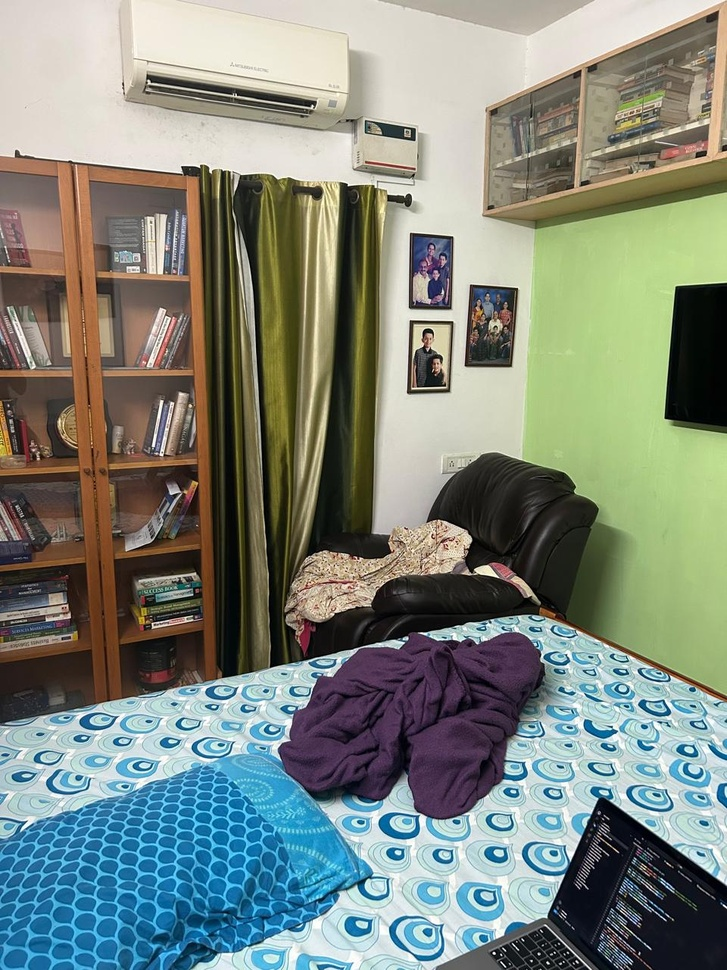
#> input picture myleft.jpeg, 727 x 970 px, shrunk from 960 x 1280 before the run
$ jupyter execute Untitled.ipynb
#> lines starting #> are read from the running program, lines starting #| are printed output that depends on the picture
[cell 1]
import numpy as np
import cv2 as cv
from matplotlib import pyplot as plt

# Load images
img1 = cv.imread('myleft.jpeg', cv.IMREAD_GRAYSCALE)  # queryimage (left image)
img2 = cv.imread('myright.jpeg', cv.IMREAD_GRAYSCALE)  # trainimage (right image)
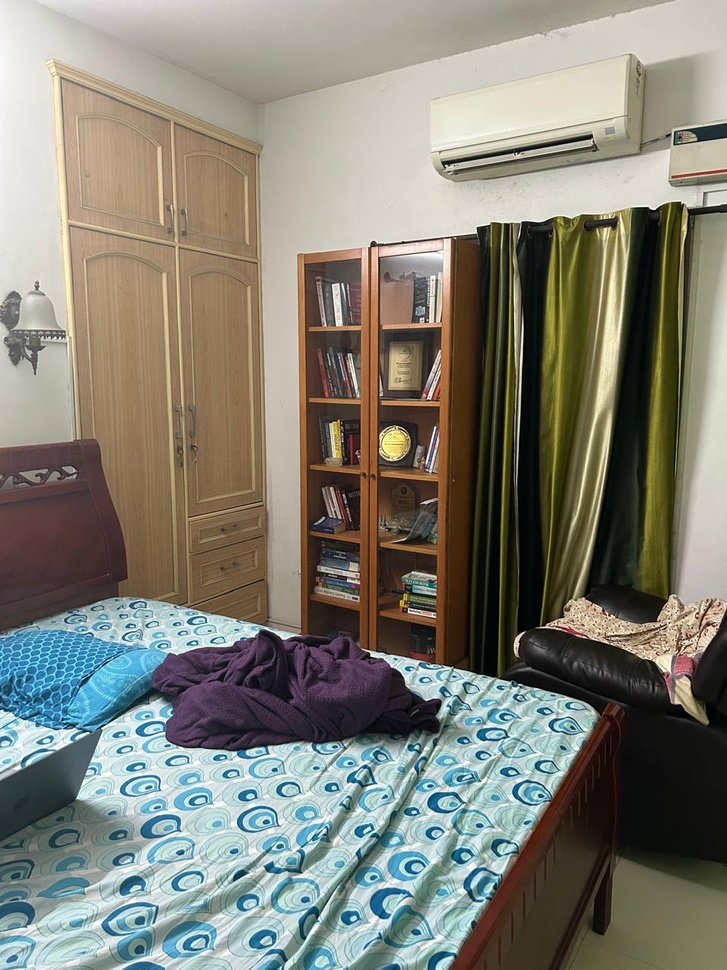
#> input picture myright.jpeg, 727 x 970 px, shrunk from 960 x 1280 before the run

# Initialize SIFT detector
sift = cv.SIFT_create()

# Find keypoints and descriptors with SIFT
kp1, des1 = sift.detectAndCompute(img1, None)
#> kp1 = 4214 keypoints; strongest (x, y, size): (494, 953, 1.9), (548, 963, 1.9), (485, 570, 9), (425, 634, 2.4)
kp2, des2 = sift.detectAndCompute(img2, None)
#> kp2 = 3307 keypoints; strongest (x, y, size): (403, 242, 2.2), (520, 635, 2.2), (393, 443, 18.7), (516, 644, 4.4)

# FLANN parameters
FLANN_INDEX_KDTREE = 1
index_params = dict(algorithm=FLANN_INDEX_KDTREE, trees=5)
search_params = dict(checks=50)
flann = cv.FlannBasedMatcher(index_params, search_params)

# Perform knn matching
matches = flann.knnMatch(des1, des2, k=2)
#> matches = 4214 matches

# Ratio test as per Lowe's paper
pts1 = []
pts2 = []
for i, (m, n) in enumerate(matches):
    if m.distance < 0.8 * n.distance:
        pts2.append(kp2[m.trainIdx].pt)
        pts1.append(kp1[m.queryIdx].pt)
#> after the loop, pts1 = 251 pairs, first value 3.06 to 720.6, second value 5.8 to 955.2; pts2 = 251 pairs, first value 5.8 to 698.9, second value 5.42 to 964.3

# Convert points to numpy arrays of integers
pts1 = np.int32(pts1)
#> pts1 = 251 pairs, first value 3 to 720, second value 5 to 955
pts2 = np.int32(pts2)
#> pts2 = 251 pairs, first value 5 to 698, second value 5 to 964

# Find Fundamental Matrix using RANSAC
F, mask = cv.findFundamentalMat(pts1, pts2, cv.FM_LMEDS)
#> F = [[1.56e-08, 4.27e-07, -0.000769], [1.72e-06, 1.5e-06, -0.000154], [-0.0017, -0.00195, 1]]; mask = 251 values, max 1 at index 0, min 0 at index 2, mean 0.793

# Select only inlier points
pts1 = pts1[mask.ravel() == 1]
#> pts1 = 199 pairs, first value 3 to 720, second value 76 to 954
pts2 = pts2[mask.ravel() == 1]
#> pts2 = 199 pairs, first value 5 to 698, second value 130 to 895

# Function to draw epilines and points on images
def drawlines(img1, img2, lines, pts1, pts2):
    '''Draw epilines and points on images'''
    r, c = img1.shape
    img1_color = cv.cvtColor(img1, cv.COLOR_GRAY2BGR)
    img2_color = cv.cvtColor(img2, cv.COLOR_GRAY2BGR)

    for r, pt1, pt2 in zip(lines, pts1, pts2):
        color = tuple(np.random.randint(0, 255, 3).tolist())
        x0, y0 = map(int, [0, -r[2]/r[1]])
        x1, y1 = map(int, [c, -(r[2] + r[0]*c)/r[1]])
        img1_color = cv.line(img1_color, (x0, y0), (x1, y1), color, 1)
        img1_color = cv.circle(img1_color, tuple(pt1), 5, color, -1)
        img2_color = cv.circle(img2_color, tuple(pt2), 5, color, -1)

    return img1_color, img2_color

# Compute epilines
lines1 = cv.computeCorrespondEpilines(pts2.reshape(-1, 1, 2), 2, F)
#> lines1 = 199 rows, first 8: [-0.657, -0.754, 390.8], [-0.651, -0.759, 409.5], [-0.518, -0.855, 793.1], [-0.657, -0.754, 390.8], [-0.519, -0.855, 790.3], [-0.653, -0.758, 405.3], [-0.546, -0.838, 718.2], [-0.521, -0.854, 786]
lines1 = lines1.reshape(-1, 3)
img5, img6 = drawlines(img1, img2, lines1, pts1, pts2)
#> the loop in drawlines, `for r, pt1, pt2 in zip(lines, pts1, pts2):` made 199 passes
#> (r, pt1, pt2, color, y0, y1) on passes 1 to 3: ([-0.657, -0.754, 390.8], [3, 516], [340, 313], (172, 47, 117), 518, -115), ([-0.651, -0.759, 409.5], [7, 943], [644, 605], (192, 67, 251), 539, -84), ([-0.518, -0.855, 793.1], [18, 905], [72, 671], (195, 103, 9), 927, 486)

lines2 = cv.computeCorrespondEpilines(pts1.reshape(-1, 1, 2), 1, F)
#> lines2 = 199 rows, first 8: [-0.659, 0.752, -11.45], [-0.276, 0.961, -638.5], [-0.295, 0.955, -611.7], [-0.851, 0.525, 424.3], [-0.298, 0.955, -607.8], [-0.876, 0.482, 494.3], [-0.381, 0.925, -487], [-0.262, 0.965, -658.1]
lines2 = lines2.reshape(-1, 3)
img3, img4 = drawlines(img2, img1, lines2, pts2, pts1)
#> the loop in drawlines (call 2), `for r, pt1, pt2 in zip(lines, pts1, pts2):` made 199 passes
#> (r, pt1, pt2, color, y0, y1) on passes 1 to 3: ([-0.659, 0.752, -11.45], [340, 313], [3, 516], (138, 237, 104), 15, 651), ([-0.276, 0.961, -638.5], [644, 605], [7, 943], (222, 91, 43), 664, 873), ([-0.295, 0.955, -611.7], [72, 671], [18, 905], (63, 159, 148), 640, 865)

# Display images with epilines
plt.subplot(121), plt.imshow(img5)
plt.subplot(122), plt.imshow(img3)
plt.show()

[cell 2]
import numpy as np
import cv2 as cv
from matplotlib import pyplot as plt

# Load images
img1 = cv.imread('myleft.jpeg', cv.IMREAD_GRAYSCALE)  # queryimage (left image)
img2 = cv.imread('myright.jpeg', cv.IMREAD_GRAYSCALE)  # trainimage (right image)

# Initialize SIFT detector
sift = cv.SIFT_create()

# Find keypoints and descriptors with SIFT
kp1, des1 = sift.detectAndCompute(img1, None)
kp2, des2 = sift.detectAndCompute(img2, None)

# FLANN parameters
FLANN_INDEX_KDTREE = 1
index_params = dict(algorithm=FLANN_INDEX_KDTREE, trees=5)
search_params = dict(checks=50)
flann = cv.FlannBasedMatcher(index_params, search_params)

# Perform knn matching
matches = flann.knnMatch(des1, des2, k=2)

# Ratio test as per Lowe's paper
good_matches = []
for m, n in matches:
    if m.distance < 0.8 * n.distance:
        good_matches.append(m)
#> after the loop, good_matches = 246 matches

# Extract matched keypoints
pts1 = np.float32([kp1[m.queryIdx].pt for m in good_matches]).reshape(-1, 1, 2)
#> pts1 = 246 rows, first 8: [3.06, 516.1], [7.35, 943.1], [15.9, 448.3], [15.91, 536.7], [18.38, 905.3], [19.46, 337.1], [19.66, 900.8], [20.53, 463]
pts2 = np.float32([kp2[m.trainIdx].pt for m in good_matches]).reshape(-1, 1, 2)
#> pts2 = 246 rows, first 8: [340.1, 313.4], [644.7, 605.1], [362.4, 852.3], [323.1, 947], [72.28, 671.5], [340.1, 313.4], [19.04, 653.9], [444.1, 887.2]

# Find Fundamental Matrix using RANSAC
F, mask = cv.findFundamentalMat(pts1, pts2, cv.FM_RANSAC)
#> F = [[2.46e-07, -8.93e-08, -0.000156], [-9.15e-07, 3.01e-06, -0.000759], [0.000321, -0.00252, 1]]; mask = 246 values, max 1 at index 18, min 0 at index 0, mean 0.106

# Select only inlier points
pts1 = pts1[mask.ravel() == 1]
#> pts1 = 26 rows, first 8: [43.89, 594.1], [52.05, 639.3], [52.05, 639.3], [105, 844.4], [146.9, 627.2], [149.5, 599.3], [152.4, 579.4], [154.7, 615]
pts2 = pts2[mask.ravel() == 1]
#> pts2 = 26 rows, first 8: [348, 559.7], [347.3, 596.2], [347.3, 596.2], [29.04, 653.3], [404.4, 610.4], [408.2, 587.5], [421, 574], [411.5, 602.6]

# Print coordinates and distance of each point
for i in range(len(pts1)):
    print(f"Point {i+1}:")
    print(f"  Image 1 coordinate: {pts1[i]}")
    print(f"  Image 2 coordinate: {pts2[i]}")
    print(f"  Distance: {np.linalg.norm(pts1[i] - pts2[i])}")
    print()
#> this loop made 26 passes
#> (printed output is left out)

# Find epilines and draw them
def drawlines(img1, img2, lines, pts1, pts2):
    # Draw epilines on img1 for points in img2
    img1_color = cv.cvtColor(img1, cv.COLOR_GRAY2BGR)
    img2_color = cv.cvtColor(img2, cv.COLOR_GRAY2BGR)

    for r, pt1, pt2 in zip(lines, pts1, pts2):
        color = tuple(np.random.randint(0, 255, 3).tolist())
        x0, y0 = map(int, [0, -r[2]/r[1]])
        x1, y1 = map(int, [img1.shape[1], -(r[2] + r[0]*img1.shape[1])/r[1]])
        img1_color = cv.line(img1_color, (x0, y0), (x1, y1), color, 1)
        img1_color = cv.circle(img1_color, tuple(pt1[0]), 5, color, -1)
        img2_color = cv.circle(img2_color, tuple(pt2[0]), 5, color, -1)

    return img1_color, img2_color

# Compute epilines
lines1 = cv.computeCorrespondEpilines(pts2, 2, F)
#> lines1 = 26 rows, first 8: [-0.121, -0.993, 595], [-0.181, -0.984, 639.4], [-0.181, -0.984, 639.4], [-0.435, -0.9, 805.9], [-0.188, -0.982, 645], [-0.146, -0.989, 613.7], [-0.12, -0.993, 594.7], [-0.171, -0.985, 632.4]
lines1 = lines1.reshape(-1, 3)
img5, img6 = drawlines(img1, img2, lines1, pts1, pts2)
#> the loop in drawlines, `for r, pt1, pt2 in zip(lines, pts1, pts2):` made 26 passes
#> (r, pt1, pt2, color, y0, y1) on passes 1 to 5: ([-0.121, -0.993, 595], [[43.89, 594.1]], [[348, 559.7]], (8, 96, 209), 599, 511), ([-0.181, -0.984, 639.4], [[52.05, 639.3]], [[347.3, 596.2]], (197, 124, 100), 650, 516), ([-0.181, -0.984, 639.4], [[52.05, 639.3]], [[347.3, 596.2]], (129, 253, 157), 650, 516), ([-0.435, -0.9, 805.9], [[105, 844.4]], [[29.04, 653.3]], (133, 208, 230), 895, 543), ([-0.188, -0.982, 645], [[146.9, 627.2]], [[404.4, 610.4]], (248, 168, 150), 656, 517)

lines2 = cv.computeCorrespondEpilines(pts1, 1, F)
lines2 = lines2.reshape(-1, 3)
img3, img4 = drawlines(img2, img1, lines2, pts2, pts1)
#> the loop in drawlines (call 2), `for r, pt1, pt2 in zip(lines, pts1, pts2):` made 26 passes
#> (r, pt1, pt2) on passes 1 to 7: ([-0.196, 0.981, -480.4], [[348, 559.7]], [[43.89, 594.1]]), ([-0.176, 0.984, -524.8], [[347.3, 596.2]], [[52.05, 639.3]]), ([-0.176, 0.984, -524.8], [[347.3, 596.2]], [[52.05, 639.3]]), ([-0.121, 0.993, -645], [[29.04, 653.3]], [[105, 844.4]]), ([-0.174, 0.985, -529.8], [[404.4, 610.4]], [[146.9, 627.2]]), ([-0.187, 0.982, -501.7], [[408.2, 587.5]], [[149.5, 599.3]]), ([-0.197, 0.98, -478.5], [[421, 574]], [[152.4, 579.4]])
#> after the loop in drawlines (call 2), `for r, pt1, pt2 in zip(lines, pts1, pts2):`:
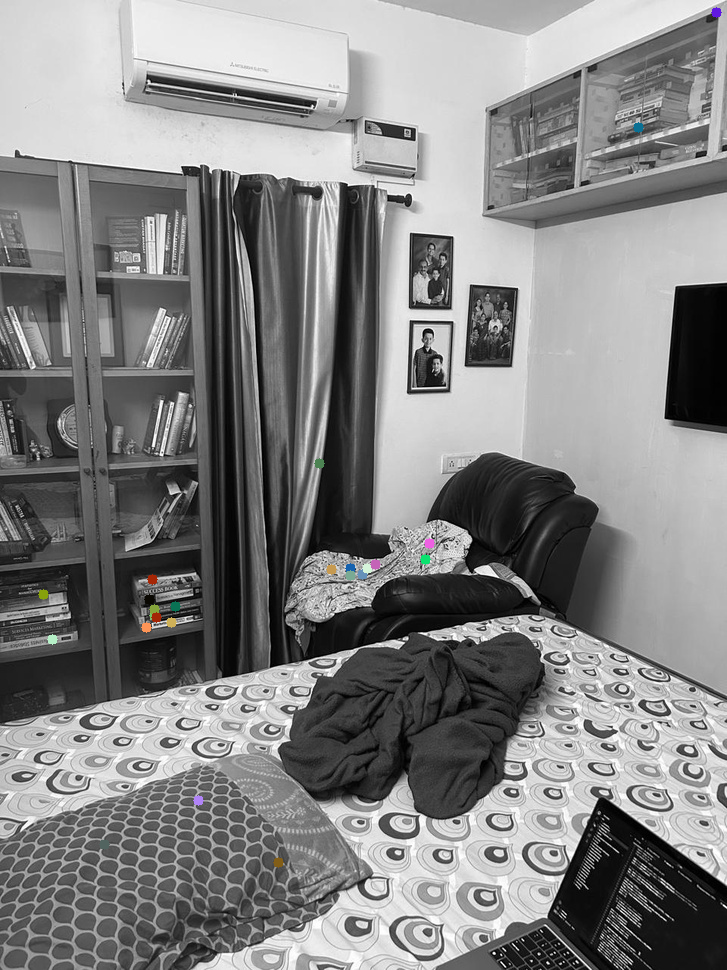
#> img2_color: shape (970, 727, 3); mean B, G, R 130.8, 130.9, 130.9

# Display images with epilines
plt.subplot(121), plt.imshow(img5)
plt.title('Epilines in Image 1 corresponding to points in Image 2'), plt.xticks([]), plt.yticks([])
plt.subplot(122), plt.imshow(img3)
plt.title('Epilines in Image 2 corresponding to points in Image 1'), plt.xticks([]), plt.yticks([])
plt.show()

[cell 3]
import numpy as np
import cv2 as cv
from matplotlib import pyplot as plt

# Load images
img1 = cv.imread('myleft.jpeg', cv.IMREAD_GRAYSCALE)  # queryimage (left image)
img2 = cv.imread('myright.jpeg', cv.IMREAD_GRAYSCALE)  # trainimage (right image)

# Initialize SIFT detector
sift = cv.SIFT_create()

# Find keypoints and descriptors with SIFT
kp1, des1 = sift.detectAndCompute(img1, None)
kp2, des2 = sift.detectAndCompute(img2, None)

# FLANN parameters
FLANN_INDEX_KDTREE = 1
index_params = dict(algorithm=FLANN_INDEX_KDTREE, trees=5)
search_params = dict(checks=50)
flann = cv.FlannBasedMatcher(index_params, search_params)

# Perform knn matching
matches = flann.knnMatch(des1, des2, k=2)

# Ratio test as per Lowe's paper
pts1 = []
pts2 = []
for i, (m, n) in enumerate(matches):
    if m.distance < 0.8 * n.distance:
        pts2.append(kp2[m.trainIdx].pt)
        pts1.append(kp1[m.queryIdx].pt)

# Convert points to numpy arrays of integers
pts1 = np.int32(pts1)
pts2 = np.int32(pts2)

# Find Fundamental Matrix using RANSAC
F, mask = cv.findFundamentalMat(pts1, pts2, cv.FM_LMEDS)

# Select only inlier points
pts1 = pts1[mask.ravel() == 1]
pts2 = pts2[mask.ravel() == 1]

# Function to draw epilines and points on images
def drawlines(img1, img2, lines, pts1, pts2):
    '''Draw epilines and points on images'''
    r, c = img1.shape
    img1_color = cv.cvtColor(img1, cv.COLOR_GRAY2BGR)
    img2_color = cv.cvtColor(img2, cv.COLOR_GRAY2BGR)

    for i, (r, pt1, pt2) in enumerate(zip(lines, pts1, pts2)):
        color = tuple(np.random.randint(0, 255, 3).tolist())
        x0, y0 = map(int, [0, -r[2]/r[1]])
        x1, y1 = map(int, [c, -(r[2] + r[0]*c)/r[1]])
        img1_color = cv.line(img1_color, (x0, y0), (x1, y1), color, 1)

        # Calculate distance (this is a placeholder, you need to implement actual distance calculation)
        distance = np.linalg.norm(pt1 - pt2)  # Euclidean distance between corresponding points

        # Label points with numbers and distances
        cv.putText(img1_color, f'{i+1}: {distance:.2f}', tuple(pt1), cv.FONT_HERSHEY_SIMPLEX, 0.5, color, 1)
        cv.putText(img2_color, f'{i+1}: {distance:.2f}', tuple(pt2), cv.FONT_HERSHEY_SIMPLEX, 0.5, color, 1)

        img1_color = cv.circle(img1_color, tuple(pt1), 5, color, -1)
        img2_color = cv.circle(img2_color, tuple(pt2), 5, color, -1)

        # Print coordinates
        print(f"Point {i+1}: Left image coordinates: {pt1}, Right image coordinates: {pt2}")

    return img1_color, img2_color

# Compute epilines
lines1 = cv.computeCorrespondEpilines(pts2.reshape(-1, 1, 2), 2, F)
lines1 = lines1.reshape(-1, 3)
img5, img6 = drawlines(img1, img2, lines1, pts1, pts2)
#> the loop in drawlines, `for i, (r, pt1, pt2) in enumerate(zip(lines, pts1, pts2)):` made 216 passes
#> (r, pt1, pt2) on passes 1 to 3: ([-0.0124, -1, 355.5], [3, 516], [340, 313]), ([-0.122, -0.992, 827.9], [18, 905], [72, 671]), ([-0.0124, -1, 355.5], [19, 337], [340, 313])
#> (printed output is left out)
#> after the loop in drawlines, `for i, (r, pt1, pt2) in enumerate(zip(lines, pts1, pts2)):`:
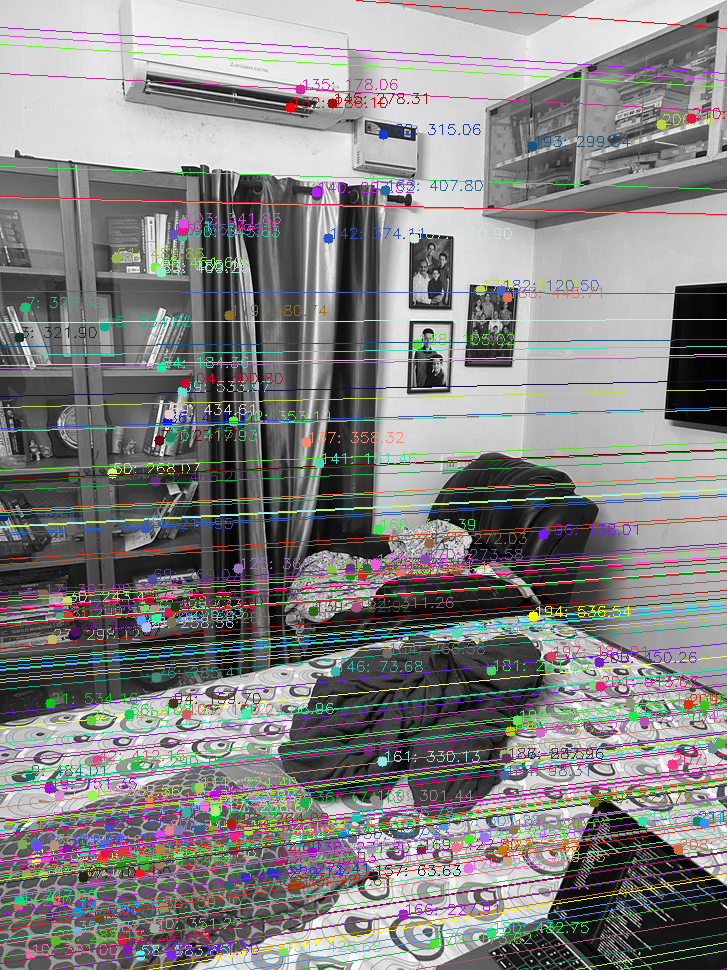
#> img1_color: shape (970, 727, 3); mean B, G, R 131.2, 131.6, 132.4
#> after the loop in drawlines, `for i, (r, pt1, pt2) in enumerate(zip(lines, pts1, pts2)):`:
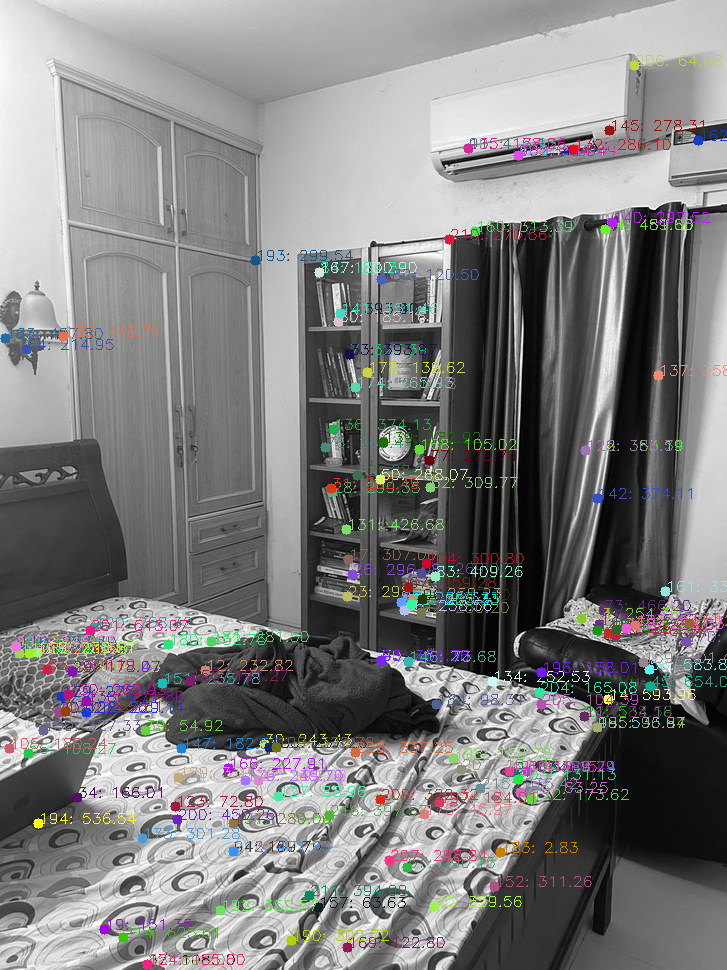
#> img2_color: shape (970, 727, 3); mean B, G, R 127.1, 127.3, 127.5

lines2 = cv.computeCorrespondEpilines(pts1.reshape(-1, 1, 2), 1, F)
lines2 = lines2.reshape(-1, 3)
img3, img4 = drawlines(img2, img1, lines2, pts2, pts1)
#> the loop in drawlines (call 2), `for i, (r, pt1, pt2) in enumerate(zip(lines, pts1, pts2)):` made 216 passes
#> (r, pt1, pt2) on passes 1 to 3: ([-0.373, 0.928, -294.1], [340, 313], [3, 516]), ([-0.125, 0.992, -727.9], [72, 671], [18, 905]), ([-0.473, 0.881, -100.5], [340, 313], [19, 337])
#> after the loop in drawlines (call 2), `for i, (r, pt1, pt2) in enumerate(zip(lines, pts1, pts2)):`:
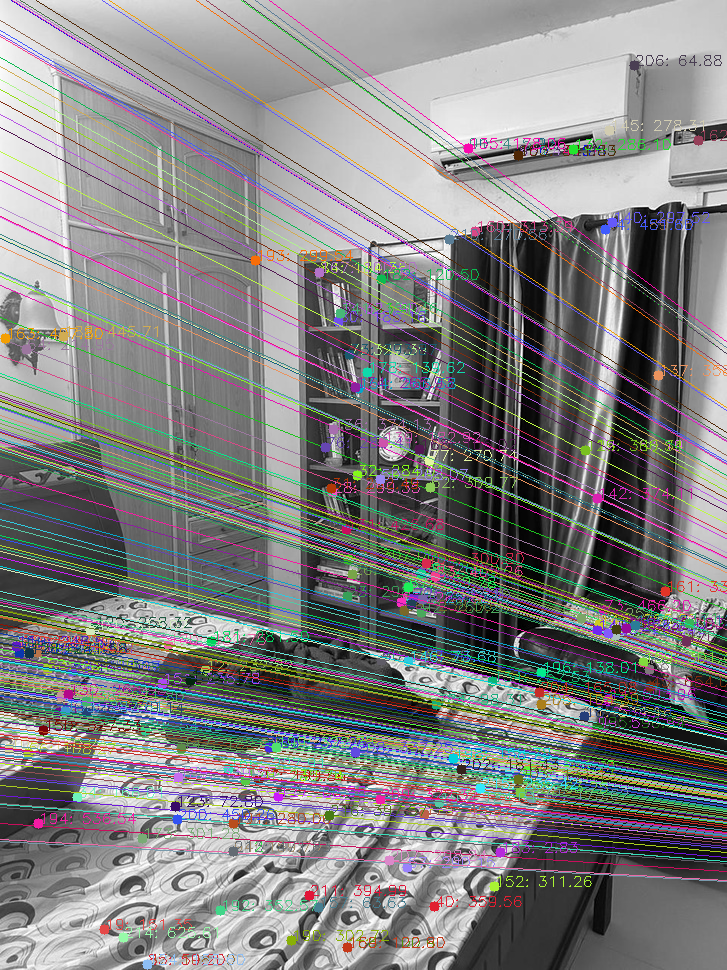
#> img1_color: shape (970, 727, 3); mean B, G, R 129.6, 129.4, 129.6
#> after the loop in drawlines (call 2), `for i, (r, pt1, pt2) in enumerate(zip(lines, pts1, pts2)):`:
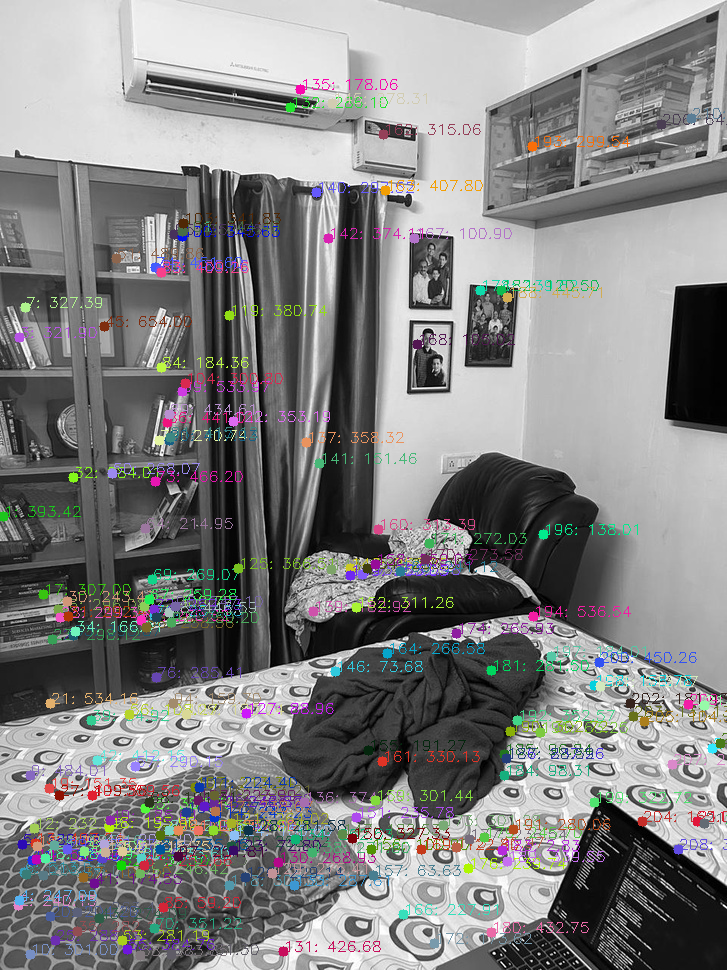
#> img2_color: shape (970, 727, 3); mean B, G, R 130.6, 130.6, 130.8

# Display images with epilines
plt.figure(figsize=(20,10))
plt.subplot(121), plt.imshow(cv.cvtColor(img5, cv.COLOR_BGR2RGB))
plt.title('Left Image with Epilines and Labeled Points')
plt.subplot(122), plt.imshow(cv.cvtColor(img3, cv.COLOR_BGR2RGB))
plt.title('Right Image with Epilines and Labeled Points')
plt.show()
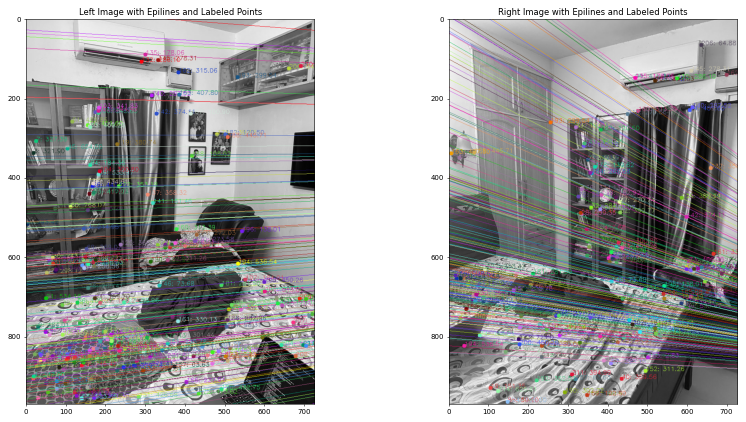
#> figure drawn by matplotlib, 2 panels

[cell 4]
cv.imwrite('distances1.jpeg',img3)
#> Out = True

[cell 5]
cv.imwrite('distances2.jpeg',img4)
#> Out = True
